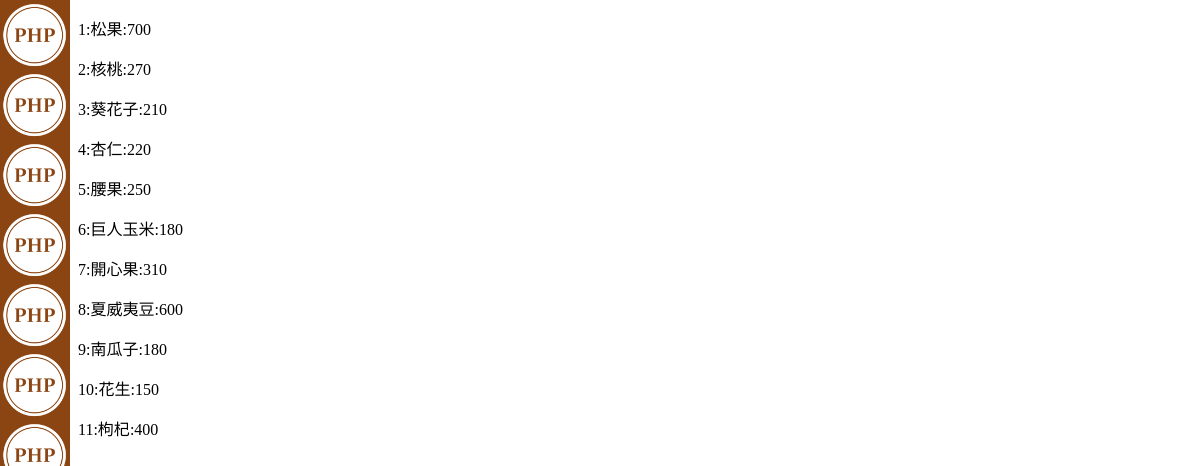
The page /chapter6/all2.php on the database its author committed.
### tables this page shows
create table product (
	id int auto_increment primary key, 
	name varchar(200) not null, 
	price int not null
);

### chapter6/all2.php (the view)
<?php require '../header.php'; ?>
<?php
$pdo=new PDO('mysql:host=localhost;dbname=shop;charset=utf8',
	'staff', 'password');
foreach ($pdo->query('select * from product') as $row) {
	echo '<p>';
	echo $row['id'], ':';
	echo $row['name'], ':';
	echo $row['price'];
	echo '</p>';
}
?>
<?php require '../footer.php'; ?>

### header.php (shortened to what this page needs)
<!DOCTYPE html>
<html>
<head>
<link rel="stylesheet" href="../style.css">
<link rel="stylesheet" href="style.css">
</head>
<body>

### footer.php
</body>
</html>

### style.css (style rules this page uses)
body { background-color: white; background-image: url(logo.png); background-size: 70px 70px; background-repeat: repeat-y; padding-left: 70px; }

### rows shown on the page
product: id "1", name "松果", price "700"
product: id "2", name "核桃", price "270"
product: id "3", name "葵花子", price "210"
product: id "4", name "杏仁", price "220"
product: id "5", name "腰果", price "250"
product: id "6", name "巨人玉米", price "180"
product: id "7", name "開心果", price "310"
product: id "8", name "夏威夷豆", price "600"
product: id "9", name "南瓜子", price "180"
product: id "10", name "花生", price "150"
product: id "11", name "枸杞", price "400"
